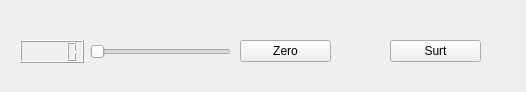
<?xml version="1.0" encoding="UTF-8"?>
<ui version="4.0">
 <class>Form</class>
 <widget class="QWidget" name="Form">
  <property name="geometry">
   <rect>
    <x>0</x>
    <y>0</y>
    <width>526</width>
    <height>92</height>
   </rect>
  </property>
  <property name="windowTitle">
   <string>Form</string>
  </property>
  <widget class="QSlider" name="horizontalSlider">
   <property name="geometry">
    <rect>
     <x>90</x>
     <y>40</y>
     <width>141</width>
     <height>23</height>
    </rect>
   </property>
   <property name="orientation">
    <enum>Qt::Horizontal</enum>
   </property>
  </widget>
  <widget class="MyLCD" name="lcdNumber">
   <property name="geometry">
    <rect>
     <x>20</x>
     <y>40</y>
     <width>64</width>
     <height>23</height>
    </rect>
   </property>
  </widget>
  <widget class="QPushButton" name="pushButton">
   <property name="geometry">
    <rect>
     <x>240</x>
     <y>40</y>
     <width>91</width>
     <height>22</height>
    </rect>
   </property>
   <property name="text">
    <string>Zero</string>
   </property>
  </widget>
  <widget class="QPushButton" name="pushButton_2">
   <property name="geometry">
    <rect>
     <x>390</x>
     <y>40</y>
     <width>91</width>
     <height>22</height>
    </rect>
   </property>
   <property name="text">
    <string>Surt</string>
   </property>
  </widget>
 </widget>
 <customwidgets>
  <customwidget>
   <class>MyLCD</class>
   <extends>QLCDNumber</extends>
   <header location="global">MyLCD.h</header>
   <slots>
    <slot>Base3(int)</slot>
    <slot>Zero()</slot>
   </slots>
  </customwidget>
 </customwidgets>
 <resources/>
 <connections>
  <connection>
   <sender>pushButton_2</sender>
   <signal>clicked()</signal>
   <receiver>Form</receiver>
   <slot>close()</slot>
   <hints>
    <hint type="sourcelabel">
     <x>415</x>
     <y>41</y>
    </hint>
    <hint type="destinationlabel">
     <x>419</x>
     <y>17</y>
    </hint>
   </hints>
  </connection>
  <connection>
   <sender>horizontalSlider</sender>
   <signal>sliderMoved(int)</signal>
   <receiver>lcdNumber</receiver>
   <slot>Base3(int)</slot>
   <hints>
    <hint type="sourcelabel">
     <x>117</x>
     <y>50</y>
    </hint>
    <hint type="destinationlabel">
     <x>72</x>
     <y>48</y>
    </hint>
   </hints>
  </connection>
  <connection>
   <sender>pushButton</sender>
   <signal>clicked()</signal>
   <receiver>lcdNumber</receiver>
   <slot>Zero()</slot>
   <hints>
    <hint type="sourcelabel">
     <x>255</x>
     <y>51</y>
    </hint>
    <hint type="destinationlabel">
     <x>71</x>
     <y>55</y>
    </hint>
   </hints>
  </connection>
 </connections>
</ui>
